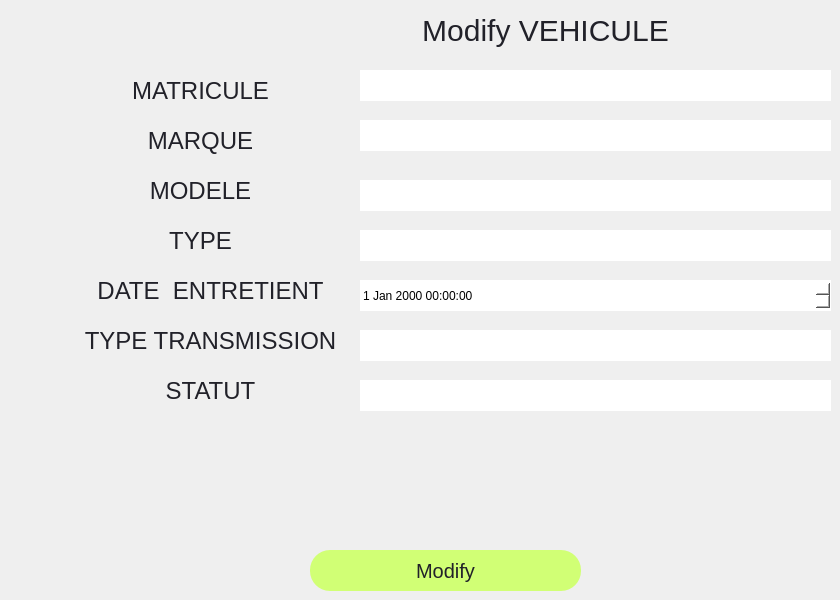
    <widget class="QWidget" name="modemp">
     <widget class="QPushButton" name="modifier_btn">
      <property name="geometry">
       <rect>
        <x>310</x>
        <y>550</y>
        <width>271</width>
        <height>41</height>
       </rect>
      </property>
      <property name="toolTip">
       <string>&lt;html&gt;&lt;head/&gt;&lt;body&gt;&lt;p&gt;&lt;span style=&quot; color:#d1d938;&quot;&gt;employees&lt;/span&gt;&lt;/p&gt;&lt;/body&gt;&lt;/html&gt;</string>
      </property>
      <property name="styleSheet">
       <string notr="true">QPushButton{
color:rgb(33, 33, 41);
font-family: 'Sans-Serif';
 font-size: 20px;    
 background-color: rgb(209, 255, 117);;
border-radius:20px;
font-color:white;


}</string>
      </property>
      <property name="text">
       <string>Modify</string>
      </property>
     </widget>
     <widget class="QLineEdit" name="type_trans_update">
      <property name="geometry">
       <rect>
        <x>360</x>
        <y>330</y>
        <width>471</width>
        <height>31</height>
       </rect>
      </property>
      <property name="styleSheet">
       <string notr="true">QLineEdit {
    color: blue;  /* Change la couleur du texte en bleu */
    font-family: 'Sans-Serif';
    font-size: 20px;
    background-color: white;  /* Couleur de fond blanche */
    border-radius: 20px;
}
</string>
      </property>
     </widget>
     <widget class="QLineEdit" name="statut_update">
      <property name="geometry">
       <rect>
        <x>360</x>
        <y>380</y>
        <width>471</width>
        <height>31</height>
       </rect>
      </property>
      <property name="styleSheet">
       <string notr="true">QLineEdit {
    color: blue;  /* Change la couleur du texte en bleu */
    font-family: 'Sans-Serif';
    font-size: 20px;
    background-color: white;  /* Couleur de fond blanche */
    border-radius: 20px;
}
</string>
      </property>
     </widget>
     <widget class="QPushButton" name="pushButton_41">
      <property name="geometry">
       <rect>
        <x>60</x>
        <y>120</y>
        <width>281</width>
        <height>41</height>
       </rect>
      </property>
      <property name="toolTip">
       <string>&lt;html&gt;&lt;head/&gt;&lt;body&gt;&lt;p&gt;&lt;span style=&quot; color:#d1d938;&quot;&gt;employees&lt;/span&gt;&lt;/p&gt;&lt;/body&gt;&lt;/html&gt;</string>
      </property>
      <property name="styleSheet">
       <string notr="true">QPushButton{
color:rgb(33, 33, 41);
font-family: 'Sans-Serif';
 font-size: 24px;    
 background-color: transparent;
border-radius:20px;
font-color:white;


}</string>
      </property>
      <property name="text">
       <string>MARQUE</string>
      </property>
     </widget>
     <widget class="QPushButton" name="pushButton_45">
      <property name="geometry">
       <rect>
        <x>60</x>
        <y>170</y>
        <width>281</width>
        <height>41</height>
       </rect>
      </property>
      <property name="toolTip">
       <string>&lt;html&gt;&lt;head/&gt;&lt;body&gt;&lt;p&gt;&lt;span style=&quot; color:#d1d938;&quot;&gt;employees&lt;/span&gt;&lt;/p&gt;&lt;/body&gt;&lt;/html&gt;</string>
      </property>
      <property name="styleSheet">
       <string notr="true">QPushButton{
color:rgb(33, 33, 41);
font-family: 'Sans-Serif';
 font-size: 24px;    
 background-color: transparent;
border-radius:20px;
font-color:white;


}</string>
      </property>
      <property name="text">
       <string>MODELE</string>
      </property>
     </widget>
     <widget class="QPushButton" name="pushButton_55">
      <property name="geometry">
       <rect>
        <x>70</x>
        <y>370</y>
        <width>281</width>
        <height>41</height>
       </rect>
      </property>
      <property name="toolTip">
       <string>&lt;html&gt;&lt;head/&gt;&lt;body&gt;&lt;p&gt;&lt;span style=&quot; color:#d1d938;&quot;&gt;employees&lt;/span&gt;&lt;/p&gt;&lt;/body&gt;&lt;/html&gt;</string>
      </property>
      <property name="styleSheet">
       <string notr="true">QPushButton{
color:rgb(33, 33, 41);
font-family: 'Sans-Serif';
 font-size: 24px;    
 background-color: transparent;
border-radius:20px;
font-color:white;


}</string>
      </property>
      <property name="text">
       <string>STATUT</string>
      </property>
     </widget>
     <widget class="QPushButton" name="pushButton_39">
      <property name="geometry">
       <rect>
        <x>60</x>
        <y>70</y>
        <width>281</width>
        <height>41</height>
       </rect>
      </property>
      <property name="toolTip">
       <string>&lt;html&gt;&lt;head/&gt;&lt;body&gt;&lt;p&gt;&lt;span style=&quot; color:#d1d938;&quot;&gt;employees&lt;/span&gt;&lt;/p&gt;&lt;/body&gt;&lt;/html&gt;</string>
      </property>
      <property name="styleSheet">
       <string notr="true">QPushButton{
color:rgb(33, 33, 41);
font-family: 'Sans-Serif';
 font-size: 24px;    
 background-color: transparent;
border-radius:20px;
font-color:white;


}</string>
      </property>
      <property name="text">
       <string>MATRICULE</string>
      </property>
     </widget>
     <widget class="QDateTimeEdit" name="dateentretient_update">
      <property name="geometry">
       <rect>
        <x>360</x>
        <y>280</y>
        <width>471</width>
        <height>31</height>
       </rect>
      </property>
      <property name="styleSheet">
       <string notr="true">background-color: rgb(255, 255, 255);
border: 1px solid transparent;  /* Makes the border transparent */
    background-color: white;  /* Optional: sets the background color */</string>
      </property>
     </widget>
     <widget class="QPushButton" name="pushButton_57">
      <property name="geometry">
       <rect>
        <x>70</x>
        <y>320</y>
        <width>281</width>
        <height>41</height>
       </rect>
      </property>
      <property name="toolTip">
       <string>&lt;html&gt;&lt;head/&gt;&lt;body&gt;&lt;p&gt;&lt;span style=&quot; color:#d1d938;&quot;&gt;employees&lt;/span&gt;&lt;/p&gt;&lt;/body&gt;&lt;/html&gt;</string>
      </property>
      <property name="styleSheet">
       <string notr="true">QPushButton{
color:rgb(33, 33, 41);
font-family: 'Sans-Serif';
 font-size: 24px;    
 background-color: transparent;
border-radius:20px;
font-color:white;


}</string>
      </property>
      <property name="text">
       <string>TYPE TRANSMISSION</string>
      </property>
     </widget>
     <widget class="QPushButton" name="pushButton_38">
      <property name="geometry">
       <rect>
        <x>60</x>
        <y>220</y>
        <width>281</width>
        <height>41</height>
       </rect>
      </property>
      <property name="toolTip">
       <string>&lt;html&gt;&lt;head/&gt;&lt;body&gt;&lt;p&gt;&lt;span style=&quot; color:#d1d938;&quot;&gt;employees&lt;/span&gt;&lt;/p&gt;&lt;/body&gt;&lt;/html&gt;</string>
      </property>
      <property name="styleSheet">
       <string notr="true">QPushButton{
color:rgb(33, 33, 41);
font-family: 'Sans-Serif';
 font-size: 24px;    
 background-color: transparent;
border-radius:20px;
font-color:white;


}</string>
      </property>
      <property name="text">
       <string>TYPE</string>
      </property>
     </widget>
     <widget class="QLineEdit" name="matricule_update">
      <property name="geometry">
       <rect>
        <x>360</x>
        <y>70</y>
        <width>471</width>
        <height>31</height>
       </rect>
      </property>
      <property name="styleSheet">
       <string notr="true">QLineEdit {
    color: blue;  /* Change la couleur du texte en bleu */
    font-family: 'Sans-Serif';
    font-size: 20px;
    background-color: white;  /* Couleur de fond blanche */
    border-radius: 20px;
}
</string>
      </property>
     </widget>
     <widget class="QLineEdit" name="marque_update">
      <property name="geometry">
       <rect>
        <x>360</x>
        <y>120</y>
        <width>471</width>
        <height>31</height>
       </rect>
      </property>
      <property name="styleSheet">
       <string notr="true">QLineEdit {
    color: blue;  /* Change la couleur du texte en bleu */
    font-family: 'Sans-Serif';
    font-size: 20px;
    background-color: white;  /* Couleur de fond blanche */
    border-radius: 20px;
}
</string>
      </property>
     </widget>
     <widget class="QLineEdit" name="type_update">
      <property name="geometry">
       <rect>
        <x>360</x>
        <y>230</y>
        <width>471</width>
        <height>31</height>
       </rect>
      </property>
      <property name="styleSheet">
       <string notr="true">QLineEdit {
    color: blue;  /* Change la couleur du texte en bleu */
    font-family: 'Sans-Serif';
    font-size: 20px;
    background-color: white;  /* Couleur de fond blanche */
    border-radius: 20px;
}
</string>
      </property>
     </widget>
     <widget class="QPushButton" name="pushButton_44">
      <property name="geometry">
       <rect>
        <x>70</x>
        <y>270</y>
        <width>281</width>
        <height>41</height>
       </rect>
      </property>
      <property name="toolTip">
       <string>&lt;html&gt;&lt;head/&gt;&lt;body&gt;&lt;p&gt;&lt;span style=&quot; color:#d1d938;&quot;&gt;employees&lt;/span&gt;&lt;/p&gt;&lt;/body&gt;&lt;/html&gt;</string>
      </property>
      <property name="styleSheet">
       <string notr="true">QPushButton{
color:rgb(33, 33, 41);
font-family: 'Sans-Serif';
 font-size: 24px;    
 background-color: transparent;
border-radius:20px;
font-color:white;


}</string>
      </property>
      <property name="text">
       <string>DATE  ENTRETIENT</string>
      </property>
     </widget>
     <widget class="QLineEdit" name="modele_update">
      <property name="geometry">
       <rect>
        <x>360</x>
        <y>180</y>
        <width>471</width>
        <height>31</height>
       </rect>
      </property>
      <property name="styleSheet">
       <string notr="true">QLineEdit {
    color: blue;  /* Change la couleur du texte en bleu */
    font-family: 'Sans-Serif';
    font-size: 20px;
    background-color: white;  /* Couleur de fond blanche */
    border-radius: 20px;
}
</string>
      </property>
     </widget>
     <widget class="QPushButton" name="pushButton_58">
      <property name="geometry">
       <rect>
        <x>330</x>
        <y>10</y>
        <width>431</width>
        <height>41</height>
       </rect>
      </property>
      <property name="styleSheet">
       <string notr="true">QPushButton{
color:rgb(33, 33, 41);
font-family: 'Sans-Serif';
 font-size: 30px;    
	background-color: transparent;
border-radius:20px;
font-color:white;
}</string>
      </property>
      <property name="text">
       <string>Modify VEHICULE</string>
      </property>
     </widget>
    </widget>
